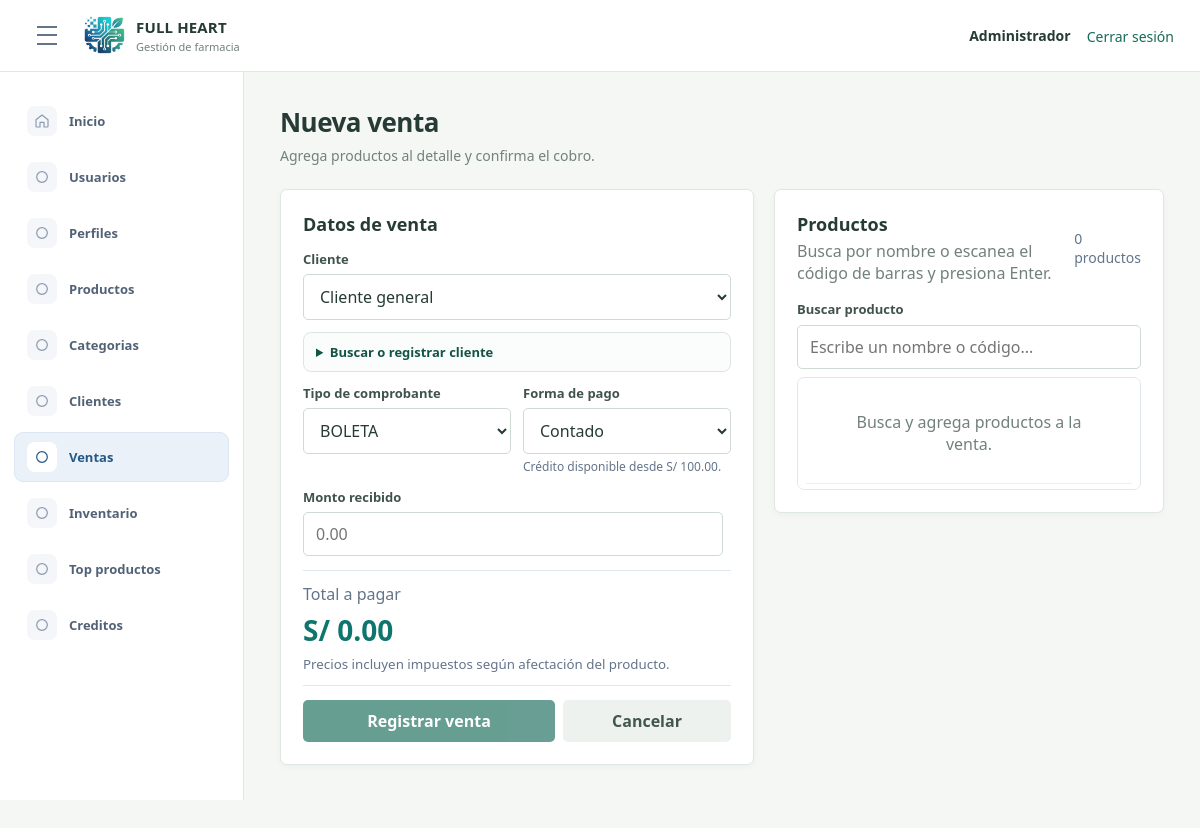
The app's page /index.php?route=module/ventas/crear (signed in) with its own data.
### tables this page shows
CREATE TABLE `opcion` (
  `idopcion` int(11) NOT NULL AUTO_INCREMENT,
  `descripcion` varchar(100) NOT NULL,
  `url` varchar(200) NOT NULL,
  `icono` varchar(50) NOT NULL DEFAULT 'fa-circle',
  `estado` tinyint(1) NOT NULL DEFAULT 1,
  `fecha_creacion` datetime NOT NULL DEFAULT current_timestamp(),
  PRIMARY KEY (`idopcion`)
);

### app/Controllers/VentaController.php (called while the page is built, shortened)
<?php
class VentaController
{
    private Sale $sales;
    private Profile $profiles;
    public function __construct(Sale $sales, Profile $profiles, MiApiCloud $miApi)
    {
        $this->sales = $sales;
        $this->profiles = $profiles;
    }
    public function create(): void
    {
        $menuOptions = $this->requireAccess("GET");
        $documentTypes = $this->sales->documentTypes();
        $minimumCreditAmount = Sale::MINIMUM_CREDIT_AMOUNT;
        require __DIR__ . "/../Views/layout/app.php";
    }
    private function requireAccess(string $method): array
    {
        $menuOptions = $this->profiles->menuOptions((int)($_SESSION["idperfil"] ?? 0));
        foreach ($menuOptions as $option) {
            if (in_array($option["url"] ?? "", ["module/ventas", "vista/ventas.php"], true)) {
                return $menuOptions;
            }
        }
        http_response_code(403); exit("No tienes acceso al modulo de ventas.");
    }
}

### app/Models/Profile.php (called while the page is built, shortened)
<?php
class Profile
{
    private PDO $db;
    public function __construct(PDO $db)
    {
        $this->db = $db;
    }
    public function menuOptions(int $profileId): array
    {
        $sql = "SELECT o.descripcion, o.url, o.icono
                FROM perfil p
                INNER JOIN opcion o ON o.estado = 1
                LEFT JOIN acceso a ON a.idopcion = o.idopcion AND a.idperfil = p.idperfil
                WHERE p.idperfil = :idperfil
                  AND (UPPER(p.nombre) = 'ADMINISTRADOR' OR a.estado = 1)
                ORDER BY o.idopcion";
        $statement = $this->db->prepare($sql);
        $statement->execute(["idperfil" => $profileId]);
        return $statement->fetchAll();
    }
}

### app/Models/User.php (called while the page is built, shortened)
<?php
class User
{
    private PDO $db;
    public function __construct(PDO $db)
    {
        $this->db = $db;
    }
    public function isActive(int $id): bool
    {
        $statement = $this->db->prepare("SELECT 1 FROM usuario WHERE idusuario = :id AND estado = 1");
        $statement->execute(["id" => $id]);
        return $statement->fetchColumn() !== false;
    }
}

### app/Models/Sale.php (called while the page is built, shortened)
<?php
class Sale
{
    private PDO $db;
    public function __construct(PDO $db)
    {
        $this->db = $db;
    }
    public function documentTypes(): array
    {
        return $this->db->query("SELECT idtipocomprobante, nombre FROM tipocomprobante WHERE estado = 1 ORDER BY idtipocomprobante")->fetchAll(PDO::FETCH_ASSOC);
    }
}

### app/Views/ventas/create.php (the view, shortened to what this page needs)
<div class="page-title"><h1>Nueva venta</h1><p>Agrega productos al detalle y confirma el cobro.</p></div>
<form class="sale-layout" action="index.php?route=module/ventas/guardar" method="post" id="sale-form" data-lookup-url="index.php?route=module/ventas/consultar-documento" data-minimum-credit="<?= htmlspecialchars((string)$minimumCreditAmount, ENT_QUOTES, "UTF-8") ?>">
    <aside class="panel sale-checkout">
        <h2>Datos de venta</h2>
        <div class="sale-checkout-grid">
            <div class="sale-field sale-field-wide">
                <label for="sale-client">Cliente</label>
                <select name="idcliente" id="sale-client">
                    <option value="" data-deuda="0" data-vencida="0">Cliente general</option>
                </select>
            </div>
            <details class="sale-client-registration sale-field-wide" id="sale-client-registration">
                <summary>Buscar o registrar cliente</summary>
            </details>
            <div class="sale-field">
                <label for="sale-document">Tipo de comprobante</label>
                <select name="idtipocomprobante" id="sale-document" required><?php foreach ($documentTypes as $type): ?><option value="<?= (int)$type["idtipocomprobante"] ?>" data-kind="<?= htmlspecialchars(strtoupper((string)$type["nombre"]), ENT_QUOTES, "UTF-8") ?>"><?= htmlspecialchars($type["nombre"], ENT_QUOTES, "UTF-8") ?></option><?php endforeach; ?></select>
            </div>
            <div class="sale-field">
                <label for="sale-payment">Forma de pago</label>
                <select name="formapago" id="sale-payment"><option value="C">Contado</option><option value="R">Crédito</option></select>
                <small class="sale-credit-threshold">Crédito disponible desde S/ <?= number_format($minimumCreditAmount, 2) ?>.</small>
            </div>
            <div id="sale-cash-fields" class="sale-field-wide">
                <label for="sale-received">Monto recibido</label>
                <div class="sale-cash-row">
                    <input type="number" id="sale-received" name="monto_recibido" min="0.01" step="0.01" inputmode="decimal" placeholder="0.00" required>
                </div>
            </div>
            <div class="sale-total sale-field-wide"><span>Total a pagar</span><strong id="sale-total">S/ 0.00</strong><small>Precios incluyen impuestos según afectación del producto.</small></div>
            <div class="sale-actions sale-field-wide">
                <button class="btn btn-primary sale-submit" type="submit" id="sale-submit" disabled>Registrar venta</button>
                <a class="btn btn-light sale-cancel" href="index.php?route=module/ventas">Cancelar</a>
            </div>
        </div>
    </aside>
    <section class="panel sale-main">
        <div class="section-toolbar"><div><h2>Productos</h2><p>Busca por nombre o escanea el código de barras y presiona Enter.</p></div><span class="sale-count" id="sale-count">0 productos</span></div>
        <label class="sale-search-label" for="product-search">Buscar producto</label>
        <input id="product-search" type="search" placeholder="Escribe un nombre o código..." autocomplete="off" autofocus>
        <div class="table-wrap"><table class="data-table sale-detail-table"><tbody id="sale-lines"><tr><td class="empty-state" colspan="6">Busca y agrega productos a la venta.</td></tr></tbody></table></div>
    </section>
</form>

### app/Views/layout/sidebar.php
<?php $currentRoute = $_GET["route"] ?? "dashboard"; ?>
<aside class="sidebar">
    <nav aria-label="Menu principal">
        <a href="index.php?route=dashboard" <?= $currentRoute === "dashboard" ? 'aria-current="page"' : "" ?>><span class="nav-icon" aria-hidden="true"><svg viewBox="0 0 24 24"><path d="m3 10 9-7 9 7v10a1 1 0 0 1-1 1h-5v-7H9v7H4a1 1 0 0 1-1-1z"/></svg></span><span>Inicio</span></a>
        <?php foreach ($menuOptions as $option): ?>
            <?php $route = $option["url"] ?? ""; ?>
            <?php
                $icons = [
                    "module/usuarios" => '<circle cx="9" cy="8" r="3"/><path d="M3 20v-1a6 6 0 0 1 12 0v1zM16 5.5a3 3 0 0 1 0 5.8M18 14a5 5 0 0 1 3 4.5V20h-3"/>',
                    "module/perfiles" => '<rect x="5" y="3" width="14" height="18" rx="2"/><path d="M9 3.5h6M9 10h6M9 14h6M9 18h3"/>',
                    "module/productos" => '<path d="m4 7 8-4 8 4-8 4zM4 7v10l8 4 8-4V7M12 11v10"/>',
                    "module/categorias" => '<path d="M20 13 11 22l-9-9V3h10z"/><circle cx="7" cy="7" r="1"/>',
                    "module/clientes" => '<rect x="4" y="3" width="16" height="18" rx="2"/><circle cx="12" cy="9" r="3"/><path d="M8 17a4 4 0 0 1 8 0"/>',
                    "module/ventas" => '<path d="M3 4h2l2.5 11h11L21 7H6M9 19h.01M18 19h.01"/>',
                    "module/inventario" => '<path d="M3 21h18M5 21V8l7-5 7 5v13M9 21v-6h6v6M9 10h.01M15 10h.01"/>',
                    "module/top-productos" => '<path d="M4 20V10M10 20V4M16 20v-7M22 20H2"/>',
                    "module/creditos" => '<rect x="3" y="6" width="18" height="13" rx="2"/><path d="M3 10h18M7 15h4"/>'
                ];
                $icon = $icons[$route] ?? '<circle cx="12" cy="12" r="8"/>';
            ?>
            <a href="index.php?route=<?= urlencode($route) ?>" <?= ($currentRoute === $route || str_starts_with($currentRoute, $route . "/")) ? 'aria-current="page"' : "" ?>>
                <span class="nav-icon" aria-hidden="true"><svg viewBox="0 0 24 24"><?= $icon ?></svg></span>
                <span><?= htmlspecialchars($option["descripcion"]) ?></span>
            </a>
        <?php endforeach; ?>
    </nav>
</aside>

### records on screen
opcion: descripcion "Usuarios"
opcion: descripcion "Perfiles"
opcion: descripcion "Productos"
opcion: descripcion "Categorias"
opcion: descripcion "Clientes"
opcion: descripcion "Ventas"
opcion: descripcion "Inventario"
opcion: descripcion "Top productos"
opcion: descripcion "Creditos"

### other values on screen
$_SESSION["nombre"] "Administrador"
$minimumCreditAmount "100.00"
form field idtipocomprobante "BOLETA"
